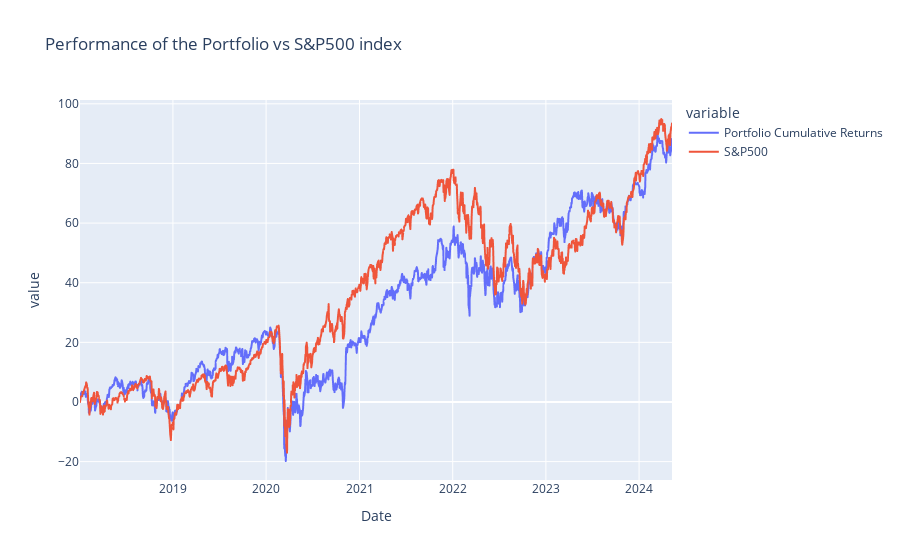

The notebook cell this image was saved under:
### Code cell
# Merge both DataFrames on the Date column
combined_df = pd.merge(portfolio_value_df, index_series_df, on='Date')

# Plot the performance of the portfolio and SP500
fig = px.line(combined_df, x='Date', y=['Portfolio Cumulative Returns', 'S&P500'], 
              title='Performance of the Portfolio vs S&P500 index')

fig.show()

### Figure 1 — Plotly figure (JSON) as saved in the notebook; plotly's stock layout.template omitted (floating-point values rounded to 4 significant figures; data arrays with more than 128 entries replaced by an {"elided": "..."} marker saying what was removed)
{"data": [{"hovertemplate": "variable=Portfolio Cumulative Returns<br>Date=%{x}<br>value=%{y}<extra></extra>", "legendgroup": "Portfolio Cumulative Returns", "line": {"color": "#636efa", "dash": "solid"}, "marker": {"symbol": "circle"}, "mode": "lines", "name": "Portfolio Cumulative Returns", "showlegend": true, "type": "scattergl", "x": {"elided": "1643 str values"}, "xaxis": "x", "y": {"elided": "1643 float values"}, "yaxis": "y"}, {"hovertemplate": "variable=S&P500<br>Date=%{x}<br>value=%{y}<extra></extra>", "legendgroup": "S&P500", "line": {"color": "#EF553B", "dash": "solid"}, "marker": {"symbol": "circle"}, "mode": "lines", "name": "S&P500", "showlegend": true, "type": "scattergl", "x": {"elided": "1643 str values"}, "xaxis": "x", "y": {"elided": "1643 float values"}, "yaxis": "y"}], "layout": {"autosize": true, "legend": {"title": {"text": "variable"}, "tracegroupgap": 0}, "title": {"text": "Performance of the Portfolio vs S&P500 index"}, "xaxis": {"anchor": "y", "autorange": true, "domain": [0, 1], "range": ["2018-01-02", "2024-05-09"], "title": {"text": "Date"}, "type": "date"}, "yaxis": {"anchor": "x", "autorange": true, "domain": [0, 1], "range": [-26.16, 101.3], "title": {"text": "value"}, "type": "linear"}}}
